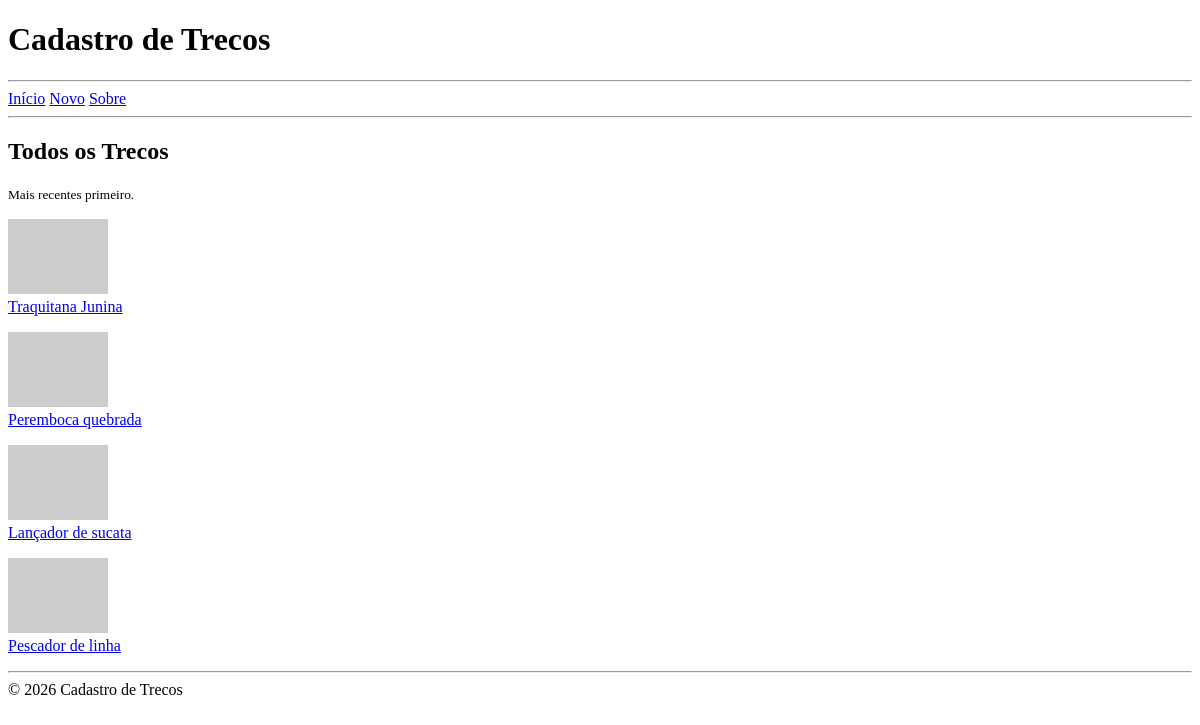
Before: / with the older database file.
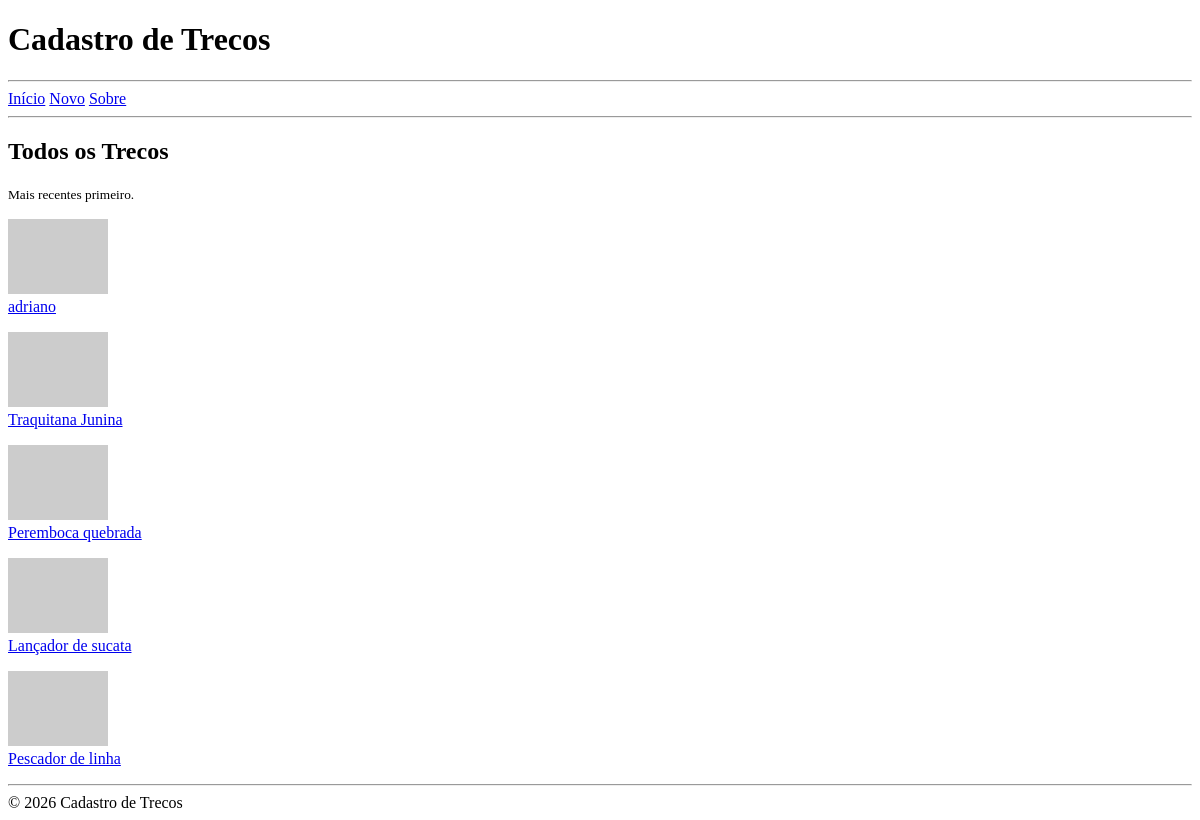
After: the same page with the newer database file.
### tables this page shows
CREATE TABLE thing (
    id INTEGER PRIMARY KEY AUTOINCREMENT,
    created_at TEXT DEFAULT CURRENT_TIMESTAMP,
    name TEXT,
	description TEXT,
    location TEXT,
	photo TEXT,
	status TEXT CHECK (status IN ('on', 'off', 'del')) DEFAULT 'on'
);

### app.py (the view)
@app.route("/")
def index():
    with sqlite3.connect('database.db') as conn:
        conn.row_factory = sqlite3.Row
        contents = conn.execute("""
            SELECT id, name, photo
            FROM thing
                WHERE status = 'on'
                ORDER BY created_at DESC
        """).fetchall()
    total = len(contents)
    return render_template(
        'index.html',
        contents=contents,
        total=total
    )

### templates/index.html
{% extends '_base.html' %}
{% block main %}
<h2>Todos os Trecos</h2>
<small>Mais recentes primeiro.</small>
{% if total > 0 %}
{% for content in contents %}
<p>
    <img src="{{ content.photo }}" alt="{{ content.name }}" width="100"><br>
    <a href="{{ url_for('view', thing_id=content.id) }}">{{ content.name }}</a>
</p>
{% endfor %}
{% else %}
<p>
    Nenhum treco cadastrado ainda!
    <a href="{{ url_for('new_thing') }}">Cadastre um treco</a>
</p>
{% endif %}
{% endblock %}

### templates/_base.html (shortened to what this page needs)
<!DOCTYPE html>
<html lang="pt-BR">
<head>
</head>
<body>
    <header>
        <h1>Cadastro de Trecos</h1>
    </header>
    <hr>
    <nav>
        <a href="{{url_for('index') }}">Início</a>
        <a href="{{ url_for('new_thing') }}">Novo</a>
        <a href="{{ url_for('about') }}">Sobre</a>
    </nav>
    <hr>
    <main>
        {% block main %}{% endblock %}
    </main>
    <hr>
    <footer>&copy; 2026 Cadastro de Trecos</footer>
</body>
</html>

Changed rows visible on the page:
added thing: name "adriano"
